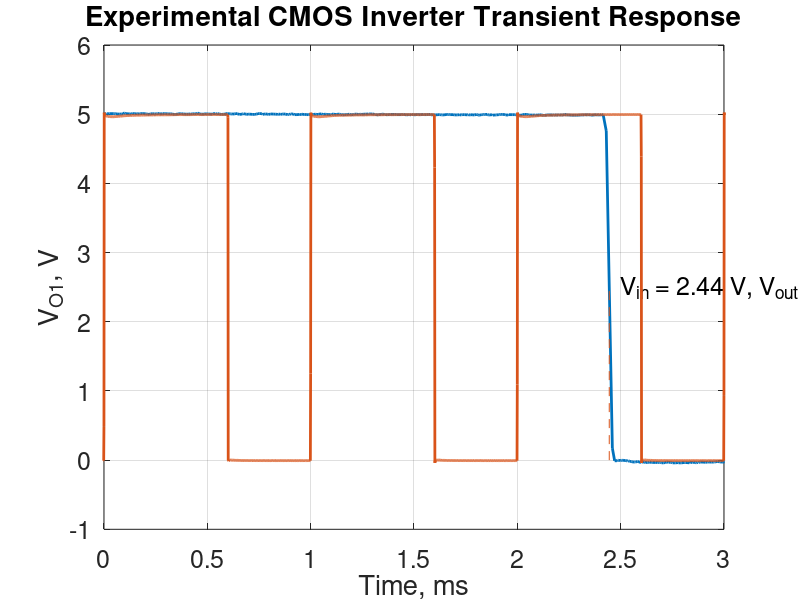

The MATLAB source for this figure:
%% ECE 342 Lab Task 3 Part 2
close all;

input = csvread('cmos-vtc-input-exper.csv');
output = csvread('cmos-vtc-output-exper.csv');

inputVoltage = input(:,2);
outputVoltage = output(:,2);
inputVSub = inputVoltage(544:545);
outputVSub = outputVoltage(544:545);

plot(inputVoltage, outputVoltage, 'Linewidth', 2);
grid on;
set(gca, 'fontsize', 18);
title('Experimental CMOS Inverter VTC');
ylabel('V_{O1}, V');
xlabel('V_{in}, V');
hold on;

halfwayPoint = interp1(outputVSub, inputVSub, 2.5)
line([halfwayPoint halfwayPoint], [0 2.5],'linestyle', '--');
text(2.5, 2.5, 'V_{in} = 2.44 V, V_{out} = 2.5 V', 'fontsize', 18);

%% Transient
close all;

output = csvread('cmos-transient-exper.csv');

time = output(:,1);
outputVoltage = output(:,2);

plot(time * 10e2, outputVoltage, 'Linewidth', 2);
xlim([0 3]);
grid on;
set(gca, 'fontsize', 18);
title('Experimental CMOS Inverter Transient Response');
ylabel('V_{O1}, V');
xlabel('Time, ms');
hold on;